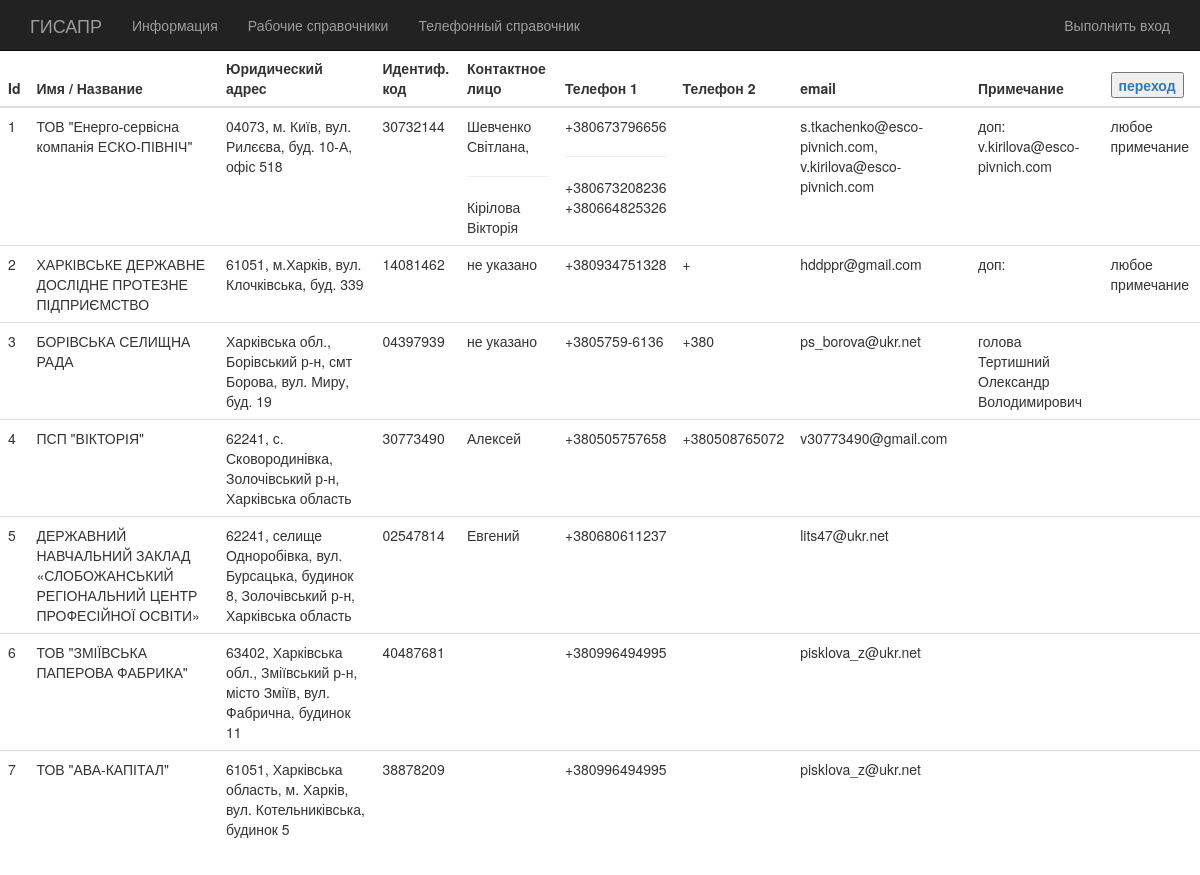
Page /phone.php on the committed database.
### tables this page shows
CREATE TABLE `clients` (
  `id` int(11) NOT NULL,
  `name` varchar(100) NOT NULL,
  `address` varchar(255) NOT NULL,
  `code` varchar(20) NOT NULL,
  `passport` varchar(255) NOT NULL,
  `contact` varchar(100) NOT NULL,
  `phone` varchar(200) NOT NULL,
  `phone2` varchar(13) NOT NULL,
  `email` varchar(100) NOT NULL,
  `note` varchar(255) NOT NULL,
  `note2` varchar(255) NOT NULL
);

### phone.php (the view, shortened to what this page needs)
<?php
require_once "connectdb.php";
$res = mysqli_query($db, "SELECT * FROM clients");
$data = mysqli_fetch_all($res, MYSQLI_ASSOC);
?>
<!DOCTYPE html>
<html lang="en">
<head>
    <link href="./css/bootstrap.css" rel="stylesheet">
    <link href="./css/site.css" rel="stylesheet">
</head>
<body>
<body>
    <div class="navbar navbar-inverse navbar-fixed-top">
        <div class="container">
            <div class="navbar-header">
                <a class="navbar-brand" href="../index.php">ГИСАПР</a>
            </div>
            <div class="navbar-collapse collapse">
                <ul class="nav navbar-nav">
                    <li><a href="https://localhost:44315/Home/About">Информация</a></li>
                    <li><a href="https://localhost:44315/">Рабочие справочники</a></li>
                    <li><a href="./phone.php">Телефонный справочник</a></li>
                    <li><a href="./phone.php" value="User"></a></li>
                </ul>
                <ul class="nav navbar-nav navbar-right">
                    <li><a href="../index.php" id="loginLink">Выполнить вход</a></li>
                </ul>
            </div>
        </div>
    </div>
<table class="table">
  <thead>
    <tr>
      <th scope="col">Id</th>
      <th scope="col">Имя / Название</th>
      <th scope="col">Юридический адрес</th>
      <th scope="col">Идентиф. код</th>
      <th scope="col">Контактное лицо</th>
      <th scope="col">Телефон 1</th>
      <th scope="col">Телефон 2</th>
      <th scope="col">email</th>
      <th scope="col">Примечание</th>
      <th scope="col"> <button><a href="index2.html" /> переход</button> </th>
    </tr>
  </thead>
  <tbody>
  <?php foreach($data as $item):?>
    <tr>
      <td><?= $item['id'] ?></td>
      <td><?= $item['name'] ?></td>
      <td><?= $item['address'] ?></td>
      <td><?= $item['code'] ?></td>
      <td><?= $item['contact'] ?></td>
      <td><?= $item['phone'] ?></td>
      <td><?= $item['phone2'] ?></td>
      <td><?= $item['email'] ?></td>
      <td><?= $item['note'] ?></td>
      <td><?= $item['note2'] ?></td>
    </tr>
  <?php endforeach;?>
  </tbody>
</table>
</body>
</html>

### phone.php (style rules this page uses)
.table { width:100%;margin-bottom:1rem; }
.table td { padding:1rem;border-top:1px solid #dee2e6 }
.table thead th { vertical-align:bottom;border-bottom:1px solid #dee2e6 }
.table th { text-align:left;padding:1rem;border-top:1px solid #dee2e6 }

### rows in the picture
clients: id "1", name "ТОВ \"Енерго-сервісна компанія ЕСКО-ПІВНІЧ\"", address "04073, м. Київ, вул. Рилєєва, буд. 10-А, офіс 518", code "30732144", contact "Шевченко Світлана, Кірілова Вікторія", phone "+380673796656 +380673208236 +380664825326", email "s.tkachenko@esco-pivnich.com, v.kirilova@esco-pivnich.com", note "доп: v.kirilova@esco-pivnich.com", note2 "любое примечание"
clients: id "2", name "ХАРКІВСЬКЕ ДЕРЖАВНЕ ДОСЛІДНЕ ПРОТЕЗНЕ ПІДПРИЄМСТВО", address "61051, м.Харків, вул. Клочківська, буд. 339", code "14081462", contact "не указано", phone "+380934751328", phone2 "+", email "hddppr@gmail.com", note "доп:", note2 "любое примечание"
clients: id "3", name "БОРІВСЬКА СЕЛИЩНА РАДА", address "Харківська обл., Борівський р-н, смт Борова, вул. Миру, буд. 19", code "04397939", contact "не указано", phone "+3805759-6136", phone2 "+380", email "ps_borova@ukr.net", note "голова Тертишний Олександр Володимирович"
clients: id "4", name "ПСП \"ВІКТОРІЯ\"", address "62241, с. Сковородинівка, Золочівський р-н, Харківська область", code "30773490", contact "Алексей", phone "+380505757658", phone2 "+380508765072", email "v30773490@gmail.com"
clients: id "5", name "ДЕРЖАВНИЙ НАВЧАЛЬНИЙ ЗАКЛАД «СЛОБОЖАНСЬКИЙ РЕГІОНАЛЬНИЙ ЦЕНТР ПРОФЕСІЙНОЇ ОСВІТИ»", address "62241, селище Одноробівка, вул. Бурсацька, будинок 8, Золочівський р-н, Харківська область", code "02547814", contact "Евгений", phone "+380680611237", email "lits47@ukr.net"
clients: id "6", name "ТОВ \"ЗМІЇВСЬКА ПАПЕРОВА ФАБРИКА\"", address "63402, Харківська обл., Зміївський р-н, місто Зміїв, вул. Фабрична, будинок 11", code "40487681", phone "+380996494995", email "pisklova_z@ukr.net"
clients: id "7", name "ТОВ \"АВА-КАПІТАЛ\"", address "61051, Харківська область, м. Харків, вул. Котельниківська, будинок 5", code "38878209", phone "+380996494995", email "pisklova_z@ukr.net"
